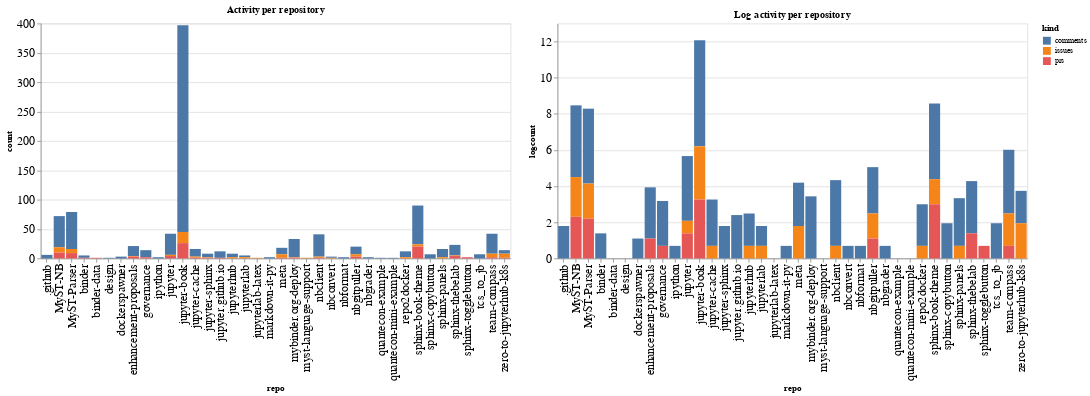

Source (notebook cell):
### Code cell
ch1 = alt.Chart(repo_summaries, width=600, title="Activity per repository").mark_bar().encode(
    x='repo',
    y='count',
    color='kind',
    tooltip="kind"
)

ch2 = alt.Chart(repo_summaries, width=600, title="Log activity per repository").mark_bar().encode(
    x='repo',
    y='logcount',
    color='kind',
    tooltip="kind"
)

ch1 | ch2

### Figure 1 — Vega-Lite specification as saved in the notebook (floating-point values rounded to 4 significant figures)
{"config": {"axisLeft": {"labelFontSize": 15}, "axisBottom": {"labelFontSize": 15}}, "hconcat": [{"mark": "bar", "encoding": {"color": {"type": "nominal", "field": "kind"}, "tooltip": {"type": "nominal", "field": "kind"}, "x": {"type": "nominal", "field": "repo"}, "y": {"type": "quantitative", "field": "count"}}, "title": "Activity per repository", "width": 600}, {"mark": "bar", "encoding": {"color": {"type": "nominal", "field": "kind"}, "tooltip": {"type": "nominal", "field": "kind"}, "x": {"type": "nominal", "field": "repo"}, "y": {"type": "quantitative", "field": "logcount"}}, "title": "Log activity per repository", "width": 600}], "data": {"name": "data-3649fe25a90ba657f2ccd8c8e54fcfb9"}, "$schema": "https://vega.github.io/schema/vega-lite/v4.8.1.json", "datasets": {"data-3649fe25a90ba657f2ccd8c8e54fcfb9": [{"repo": ".github", "kind": "comments", "count": 6, "logcount": 1.792}, {"repo": "MyST-NB", "kind": "comments", "count": 53, "logcount": 3.97}, {"repo": "MyST-NB", "kind": "issues", "count": 9, "logcount": 2.197}, {"repo": "MyST-NB", "kind": "prs", "count": 10, "logcount": 2.303}, {"repo": "MyST-Parser", "kind": "comments", "count": 63, "logcount": 4.143}, {"repo": "MyST-Parser", "kind": "issues", "count": 7, "logcount": 1.946}, {"repo": "MyST-Parser", "kind": "prs", "count": 9, "logcount": 2.197}, {"repo": "binder", "kind": "comments", "count": 4, "logcount": 1.386}, {"repo": "binder", "kind": "prs", "count": 1, "logcount": 0.0}, {"repo": "binder-data", "kind": "prs", "count": 1, "logcount": 0.0}, {"repo": "design", "kind": "comments", "count": 1, "logcount": 0.0}, {"repo": "dockerspawner", "kind": "comments", "count": 3, "logcount": 1.099}, {"repo": "enhancement-proposals", "kind": "comments", "count": 17, "logcount": 2.833}, {"repo": "enhancement-proposals", "kind": "issues", "count": 1, "logcount": 0.0}, {"repo": "enhancement-proposals", "kind": "prs", "count": 3, "logcount": 1.099}, {"repo": "governance", "kind": "comments", "count": 12, "logcount": 2.485}, {"repo": "governance", "kind": "prs", "count": 2, "logcount": 0.6931}, {"repo": "ipython", "kind": "comments", "count": 2, "logcount": 0.6931}, {"repo": "jupyter", "kind": "comments", "count": 36, "logcount": 3.584}, {"repo": "jupyter", "kind": "issues", "count": 2, "logcount": 0.6931}, {"repo": "jupyter", "kind": "prs", "count": 4, "logcount": 1.386}, {"repo": "jupyter-book", "kind": "comments", "count": 352, "logcount": 5.864}, {"repo": "jupyter-book", "kind": "issues", "count": 19, "logcount": 2.944}, {"repo": "jupyter-book", "kind": "prs", "count": 26, "logcount": 3.258}, {"repo": "jupyter-cache", "kind": "comments", "count": 13, "logcount": 2.565}, {"repo": "jupyter-cache", "kind": "issues", "count": 2, "logcount": 0.6931}, {"repo": "jupyter-cache", "kind": "prs", "count": 1, "logcount": 0.0}, {"repo": "jupyter-sphinx", "kind": "comments", "count": 6, "logcount": 1.792}, {"repo": "jupyter-sphinx", "kind": "issues", "count": 1, "logcount": 0.0}, {"repo": "jupyter-sphinx", "kind": "prs", "count": 1, "logcount": 0.0}, {"repo": "jupyter.github.io", "kind": "comments", "count": 11, "logcount": 2.398}, {"repo": "jupyter.github.io", "kind": "prs", "count": 1, "logcount": 0.0}, {"repo": "jupyterhub", "kind": "comments", "count": 6, "logcount": 1.792}, {"repo": "jupyterhub", "kind": "issues", "count": 2, "logcount": 0.6931}, {"repo": "jupyterlab", "kind": "comments", "count": 3, "logcount": 1.099}, {"repo": "jupyterlab", "kind": "issues", "count": 2, "logcount": 0.6931}, {"repo": "jupyterlab-latex", "kind": "issues", "count": 1, "logcount": 0.0}, {"repo": "markdown-it-py", "kind": "comments", "count": 2, "logcount": 0.6931}, {"repo": "meta", "kind": "comments", "count": 11, "logcount": 2.398}, {"repo": "meta", "kind": "issues", "count": 6, "logcount": 1.792}, {"repo": "meta", "kind": "prs", "count": 1, "logcount": 0.0}, {"repo": "mybinder.org-deploy", "kind": "comments", "count": 31, "logcount": 3.434}, {"repo": "mybinder.org-deploy", "kind": "issues", "count": 1, "logcount": 0.0}, {"repo": "mybinder.org-deploy", "kind": "prs", "count": 1, "logcount": 0.0}, {"repo": "myst-language-support", "kind": "issues", "count": 1, "logcount": 0.0}, {"repo": "nbclient", "kind": "comments", "count": 38, "logcount": 3.638}, {"repo": "nbclient", "kind": "issues", "count": 2, "logcount": 0.6931}, {"repo": "nbclient", "kind": "prs", "count": 1, "logcount": 0.0}, {"repo": "nbconvert", "kind": "comments", "count": 2, "logcount": 0.6931}, {"repo": "nbconvert", "kind": "issues", "count": 1, "logcount": 0.0}, {"repo": "nbformat", "kind": "comments", "count": 2, "logcount": 0.6931}, {"repo": "nbgitpuller", "kind": "comments", "count": 13, "logcount": 2.565}, {"repo": "nbgitpuller", "kind": "issues", "count": 4, "logcount": 1.386}, {"repo": "nbgitpuller", "kind": "prs", "count": 3, "logcount": 1.099}, {"repo": "nbgrader", "kind": "comments", "count": 2, "logcount": 0.6931}, {"repo": "quantecon-example", "kind": "comments", "count": 1, "logcount": 0.0}, {"repo": "quantecon-mini-example", "kind": "comments", "count": 1, "logcount": 0.0}, {"repo": "repo2docker", "kind": "comments", "count": 10, "logcount": 2.303}, {"repo": "repo2docker", "kind": "issues", "count": 2, "logcount": 0.6931}, {"repo": "sphinx-book-theme", "kind": "comments", "count": 66, "logcount": 4.19}, {"repo": "sphinx-book-theme", "kind": "issues", "count": 4, "logcount": 1.386}, {"repo": "sphinx-book-theme", "kind": "prs", "count": 20, "logcount": 2.996}, {"repo": "sphinx-copybutton", "kind": "comments", "count": 7, "logcount": 1.946}, {"repo": "sphinx-panels", "kind": "comments", "count": 14, "logcount": 2.639}, {"repo": "sphinx-panels", "kind": "issues", "count": 2, "logcount": 0.6931}, {"repo": "sphinx-thebelab", "kind": "comments", "count": 18, "logcount": 2.89}, {"repo": "sphinx-thebelab", "kind": "issues", "count": 1, "logcount": 0.0}, {"repo": "sphinx-thebelab", "kind": "prs", "count": 4, "logcount": 1.386}, {"repo": "sphinx-togglebutton", "kind": "prs", "count": 2, "logcount": 0.6931}, {"repo": "tcs_to_jb", "kind": "comments", "count": 7, "logcount": 1.946}, {"repo": "team-compass", "kind": "comments", "count": 34, "logcount": 3.526}, {"repo": "team-compass", "kind": "issues", "count": 6, "logcount": 1.792}, {"repo": "team-compass", "kind": "prs", "count": 2, "logcount": 0.6931}, {"repo": "zero-to-jupyterhub-k8s", "kind": "comments", "count": 6, "logcount": 1.792}, {"repo": "zero-to-jupyterhub-k8s", "kind": "issues", "count": 7, "logcount": 1.946}, {"repo": "zero-to-jupyterhub-k8s", "kind": "prs", "count": 1, "logcount": 0.0}]}}
